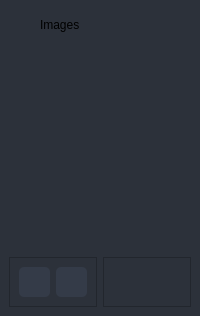
        <widget class="QFrame" name="imageLeftBox">
         <property name="sizePolicy">
          <sizepolicy hsizetype="Preferred" vsizetype="Preferred">
           <horstretch>0</horstretch>
           <verstretch>0</verstretch>
          </sizepolicy>
         </property>
         <property name="minimumSize">
          <size>
           <width>200</width>
           <height>0</height>
          </size>
         </property>
         <property name="maximumSize">
          <size>
           <width>0</width>
           <height>16777215</height>
          </size>
         </property>
         <property name="styleSheet">
          <string notr="true">background-color: rgb(44, 49, 58);
</string>
         </property>
         <property name="frameShape">
          <enum>QFrame::NoFrame</enum>
         </property>
         <property name="frameShadow">
          <enum>QFrame::Raised</enum>
         </property>
         <layout class="QVBoxLayout" name="extraColumLayout_3">
          <property name="spacing">
           <number>0</number>
          </property>
          <property name="leftMargin">
           <number>0</number>
          </property>
          <property name="topMargin">
           <number>0</number>
          </property>
          <property name="rightMargin">
           <number>0</number>
          </property>
          <property name="bottomMargin">
           <number>0</number>
          </property>
          <item>
           <widget class="QFrame" name="extraTopBg_3">
            <property name="enabled">
             <bool>true</bool>
            </property>
            <property name="minimumSize">
             <size>
              <width>0</width>
              <height>50</height>
             </size>
            </property>
            <property name="maximumSize">
             <size>
              <width>16777215</width>
              <height>50</height>
             </size>
            </property>
            <property name="autoFillBackground">
             <bool>false</bool>
            </property>
            <property name="frameShape">
             <enum>QFrame::NoFrame</enum>
            </property>
            <property name="frameShadow">
             <enum>QFrame::Raised</enum>
            </property>
            <layout class="QVBoxLayout" name="verticalLayout_25">
             <property name="spacing">
              <number>0</number>
             </property>
             <property name="leftMargin">
              <number>0</number>
             </property>
             <property name="topMargin">
              <number>0</number>
             </property>
             <property name="rightMargin">
              <number>0</number>
             </property>
             <property name="bottomMargin">
              <number>0</number>
             </property>
             <item>
              <layout class="QGridLayout" name="extraTopLayout_3">
               <property name="leftMargin">
                <number>10</number>
               </property>
               <property name="rightMargin">
                <number>10</number>
               </property>
               <property name="horizontalSpacing">
                <number>10</number>
               </property>
               <property name="verticalSpacing">
                <number>0</number>
               </property>
               <item row="0" column="0">
                <widget class="QFrame" name="extraIcon_3">
                 <property name="minimumSize">
                  <size>
                   <width>20</width>
                   <height>0</height>
                  </size>
                 </property>
                 <property name="maximumSize">
                  <size>
                   <width>20</width>
                   <height>20</height>
                  </size>
                 </property>
                 <property name="styleSheet">
                  <string notr="true">background-image: url(:/icons/images/icons/icon-images.png);
background-repeat: no-repeat;
background-position: center;</string>
                 </property>
                 <property name="frameShape">
                  <enum>QFrame::NoFrame</enum>
                 </property>
                 <property name="frameShadow">
                  <enum>QFrame::Raised</enum>
                 </property>
                </widget>
               </item>
               <item row="0" column="1">
                <widget class="QLabel" name="extraLabel_3">
                 <property name="minimumSize">
                  <size>
                   <width>150</width>
                   <height>0</height>
                  </size>
                 </property>
                 <property name="text">
                  <string>Images</string>
                 </property>
                </widget>
               </item>
               <item row="0" column="2">
                <widget class="QPushButton" name="closeImageButton">
                 <property name="enabled">
                  <bool>true</bool>
                 </property>
                 <property name="minimumSize">
                  <size>
                   <width>28</width>
                   <height>28</height>
                  </size>
                 </property>
                 <property name="maximumSize">
                  <size>
                   <width>28</width>
                   <height>28</height>
                  </size>
                 </property>
                 <property name="palette">
                  <palette>
                   <active>
                    <colorrole role="WindowText">
                     <brush brushstyle="SolidPattern">
                      <color alpha="255">
                       <red>221</red>
                       <green>221</green>
                       <blue>221</blue>
                      </color>
                     </brush>
                    </colorrole>
                    <colorrole role="Button">
                     <brush brushstyle="SolidPattern">
                      <color alpha="0">
                       <red>255</red>
                       <green>255</green>
                       <blue>255</blue>
                      </color>
                     </brush>
                    </colorrole>
                    <colorrole role="Text">
                     <brush brushstyle="SolidPattern">
                      <color alpha="255">
                       <red>221</red>
                       <green>221</green>
                       <blue>221</blue>
                      </color>
                     </brush>
                    </colorrole>
                    <colorrole role="ButtonText">
                     <brush brushstyle="SolidPattern">
                      <color alpha="255">
                       <red>221</red>
                       <green>221</green>
                       <blue>221</blue>
                      </color>
                     </brush>
                    </colorrole>
                    <colorrole role="Base">
                     <brush brushstyle="SolidPattern">
                      <color alpha="0">
                       <red>255</red>
                       <green>255</green>
                       <blue>255</blue>
                      </color>
                     </brush>
                    </colorrole>
                    <colorrole role="Window">
                     <brush brushstyle="SolidPattern">
                      <color alpha="0">
                       <red>255</red>
                       <green>255</green>
                       <blue>255</blue>
                      </color>
                     </brush>
                    </colorrole>
                   </active>
                   <inactive>
                    <colorrole role="WindowText">
                     <brush brushstyle="SolidPattern">
                      <color alpha="255">
                       <red>221</red>
                       <green>221</green>
                       <blue>221</blue>
                      </color>
                     </brush>
                    </colorrole>
                    <colorrole role="Button">
                     <brush brushstyle="SolidPattern">
                      <color alpha="0">
                       <red>255</red>
                       <green>255</green>
                       <blue>255</blue>
                      </color>
                     </brush>
                    </colorrole>
                    <colorrole role="Text">
                     <brush brushstyle="SolidPattern">
                      <color alpha="255">
                       <red>221</red>
                       <green>221</green>
                       <blue>221</blue>
                      </color>
                     </brush>
                    </colorrole>
                    <colorrole role="ButtonText">
                     <brush brushstyle="SolidPattern">
                      <color alpha="255">
                       <red>221</red>
                       <green>221</green>
                       <blue>221</blue>
                      </color>
                     </brush>
                    </colorrole>
                    <colorrole role="Base">
                     <brush brushstyle="SolidPattern">
                      <color alpha="0">
                       <red>255</red>
                       <green>255</green>
                       <blue>255</blue>
                      </color>
                     </brush>
                    </colorrole>
                    <colorrole role="Window">
                     <brush brushstyle="SolidPattern">
                      <color alpha="0">
                       <red>255</red>
                       <green>255</green>
                       <blue>255</blue>
                      </color>
                     </brush>
                    </colorrole>
                   </inactive>
                   <disabled>
                    <colorrole role="WindowText">
                     <brush brushstyle="SolidPattern">
                      <color alpha="255">
                       <red>221</red>
                       <green>221</green>
                       <blue>221</blue>
                      </color>
                     </brush>
                    </colorrole>
                    <colorrole role="Button">
                     <brush brushstyle="SolidPattern">
                      <color alpha="0">
                       <red>255</red>
                       <green>255</green>
                       <blue>255</blue>
                      </color>
                     </brush>
                    </colorrole>
                    <colorrole role="Text">
                     <brush brushstyle="SolidPattern">
                      <color alpha="255">
                       <red>221</red>
                       <green>221</green>
                       <blue>221</blue>
                      </color>
                     </brush>
                    </colorrole>
                    <colorrole role="ButtonText">
                     <brush brushstyle="SolidPattern">
                      <color alpha="255">
                       <red>221</red>
                       <green>221</green>
                       <blue>221</blue>
                      </color>
                     </brush>
                    </colorrole>
                    <colorrole role="Base">
                     <brush brushstyle="SolidPattern">
                      <color alpha="0">
                       <red>255</red>
                       <green>255</green>
                       <blue>255</blue>
                      </color>
                     </brush>
                    </colorrole>
                    <colorrole role="Window">
                     <brush brushstyle="SolidPattern">
                      <color alpha="0">
                       <red>255</red>
                       <green>255</green>
                       <blue>255</blue>
                      </color>
                     </brush>
                    </colorrole>
                   </disabled>
                  </palette>
                 </property>
                 <property name="font">
                  <font>
                   <family>Segoe UI</family>
                   <pointsize>10</pointsize>
                   <weight>50</weight>
                   <italic>false</italic>
                   <bold>false</bold>
                   <kerning>true</kerning>
                  </font>
                 </property>
                 <property name="cursor">
                  <cursorShape>PointingHandCursor</cursorShape>
                 </property>
                 <property name="focusPolicy">
                  <enum>Qt::StrongFocus</enum>
                 </property>
                 <property name="contextMenuPolicy">
                  <enum>Qt::DefaultContextMenu</enum>
                 </property>
                 <property name="acceptDrops">
                  <bool>false</bool>
                 </property>
                 <property name="toolTip">
                  <string>Close left box</string>
                 </property>
                 <property name="styleSheet">
                  <string notr="true">.QPushButton { background-color: rgba(255, 255, 255, 0); border: none;  border-radius: 5px; }
.QPushButton :hover { background-color: rgb(196, 161, 249); border-style: solid; border-radius: 4px; }
.QPushButton :pressed { background-color: rgb(180, 141, 238); border-style: solid; border-radius: 4px; }</string>
                 </property>
                 <property name="text">
                  <string/>
                 </property>
                 <property name="icon">
                  <iconset resource="../resources.qrc">
                   <normaloff>:/icons/images/icons/icon_close.png</normaloff>:/icons/images/icons/icon_close.png</iconset>
                 </property>
                 <property name="iconSize">
                  <size>
                   <width>20</width>
                   <height>20</height>
                  </size>
                 </property>
                 <property name="shortcut">
                  <string/>
                 </property>
                </widget>
               </item>
              </layout>
             </item>
            </layout>
           </widget>
          </item>
          <item>
           <widget class="QFrame" name="extraContent_3">
            <property name="frameShape">
             <enum>QFrame::NoFrame</enum>
            </property>
            <property name="frameShadow">
             <enum>QFrame::Raised</enum>
            </property>
            <layout class="QGridLayout" name="gridLayout_4">
             <item row="0" column="0" colspan="2">
              <widget class="QTreeView" name="treeView">
               <property name="styleSheet">
                <string notr="true">border: none</string>
               </property>
              </widget>
             </item>
             <item row="1" column="0">
              <widget class="QFrame" name="frame_4">
               <property name="frameShape">
                <enum>QFrame::StyledPanel</enum>
               </property>
               <property name="frameShadow">
                <enum>QFrame::Raised</enum>
               </property>
               <layout class="QHBoxLayout" name="horizontalLayout_10">
                <item>
                 <widget class="QPushButton" name="addImageButton">
                  <property name="sizePolicy">
                   <sizepolicy hsizetype="Fixed" vsizetype="Fixed">
                    <horstretch>0</horstretch>
                    <verstretch>0</verstretch>
                   </sizepolicy>
                  </property>
                  <property name="minimumSize">
                   <size>
                    <width>30</width>
                    <height>30</height>
                   </size>
                  </property>
                  <property name="styleSheet">
                   <string notr="true">.QPushButton { background-color: rgb(52, 59, 72); border: none;  border-radius: 5px; }
.QPushButton:hover { background-color: rgb(44, 49, 57); border-style: solid; border-radius: 4px; }
.QPushButton:pressed { background-color: rgb(23, 26, 30); border-style: solid; border-radius: 4px; }
</string>
                  </property>
                  <property name="text">
                   <string/>
                  </property>
                  <property name="icon">
                   <iconset resource="../resources.qrc">
                    <normaloff>:/icons/images/icons/icon-add-image.png</normaloff>:/icons/images/icons/icon-add-image.png</iconset>
                  </property>
                 </widget>
                </item>
                <item>
                 <widget class="QPushButton" name="deleteImageButton">
                  <property name="sizePolicy">
                   <sizepolicy hsizetype="Fixed" vsizetype="Fixed">
                    <horstretch>0</horstretch>
                    <verstretch>0</verstretch>
                   </sizepolicy>
                  </property>
                  <property name="minimumSize">
                   <size>
                    <width>30</width>
                    <height>30</height>
                   </size>
                  </property>
                  <property name="styleSheet">
                   <string notr="true">.QPushButton { background-color: rgb(52, 59, 72); border: none;  border-radius: 5px; }
.QPushButton:hover { background-color: rgb(44, 49, 57); border-style: solid; border-radius: 4px; }
.QPushButton:pressed { background-color: rgb(23, 26, 30); border-style: solid; border-radius: 4px; }
</string>
                  </property>
                  <property name="text">
                   <string/>
                  </property>
                  <property name="icon">
                   <iconset resource="../resources.qrc">
                    <normaloff>:/icons/images/icons/icon-delete.png</normaloff>:/icons/images/icons/icon-delete.png</iconset>
                  </property>
                 </widget>
                </item>
               </layout>
              </widget>
             </item>
             <item row="1" column="1">
              <widget class="QFrame" name="frame_5">
               <property name="frameShape">
                <enum>QFrame::StyledPanel</enum>
               </property>
               <property name="frameShadow">
                <enum>QFrame::Raised</enum>
               </property>
              </widget>
             </item>
            </layout>
            <widget class="QFrame" name="extraTopMenu_3">
             <property name="geometry">
              <rect>
               <x>0</x>
               <y>0</y>
               <width>16</width>
               <height>16</height>
              </rect>
             </property>
             <property name="frameShape">
              <enum>QFrame::NoFrame</enum>
             </property>
             <property name="frameShadow">
              <enum>QFrame::Raised</enum>
             </property>
             <layout class="QVBoxLayout" name="verticalLayout_27">
              <property name="spacing">
               <number>0</number>
              </property>
              <property name="leftMargin">
               <number>0</number>
              </property>
              <property name="topMargin">
               <number>0</number>
              </property>
              <property name="rightMargin">
               <number>0</number>
              </property>
              <property name="bottomMargin">
               <number>0</number>
              </property>
             </layout>
            </widget>
           </widget>
          </item>
         </layout>
        </widget>
